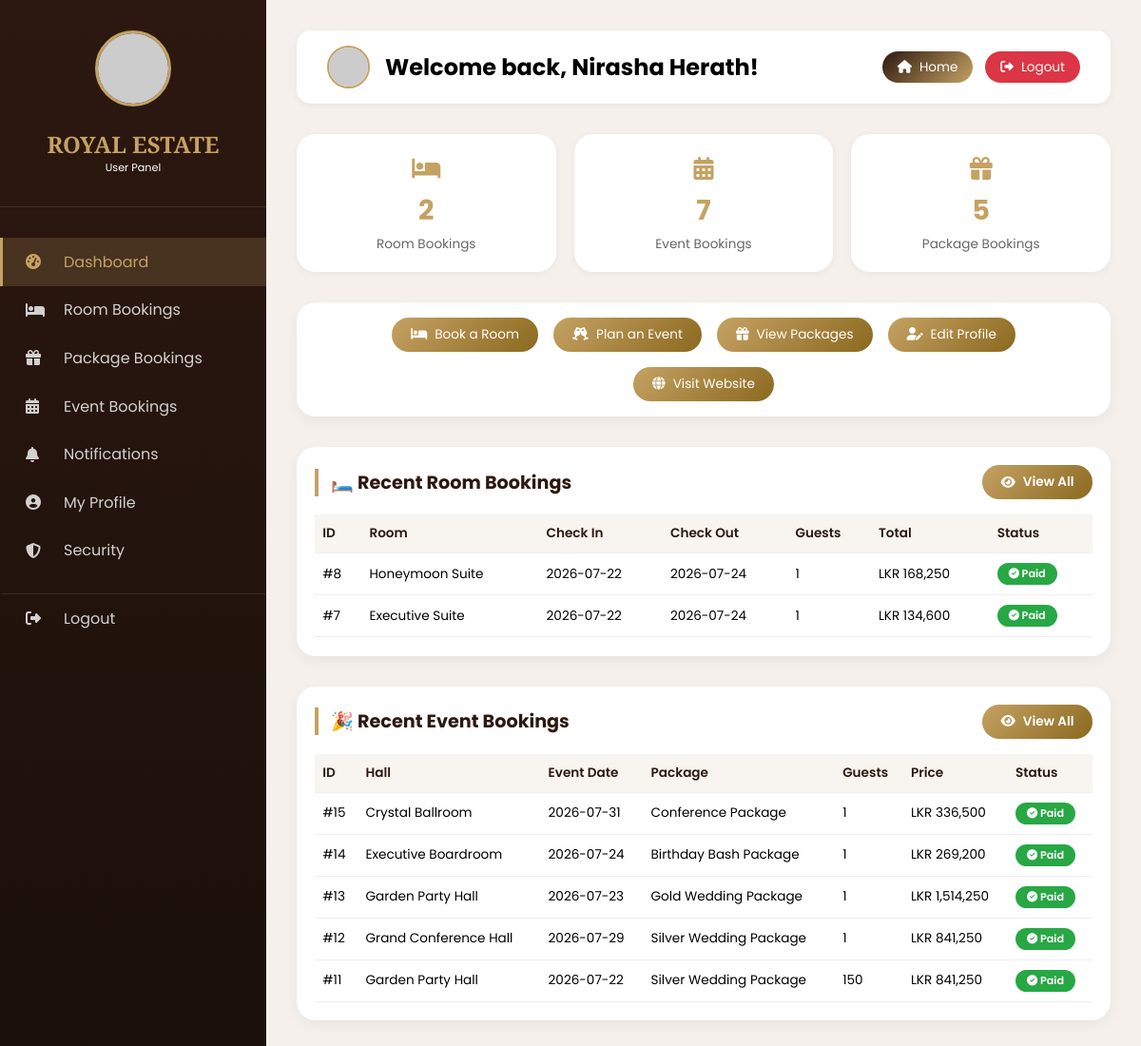
The page /user/dashboard.php (signed in) on the database its author committed.
### tables this page shows
CREATE TABLE `room_bookings` (
  `id` int(11) NOT NULL,
  `user_id` int(11) NOT NULL,
  `room_id` int(11) NOT NULL,
  `check_in` date NOT NULL,
  `check_out` date NOT NULL,
  `guests` int(11) NOT NULL,
  `total_price` decimal(10,2) NOT NULL,
  `special_requests` text DEFAULT NULL,
  `status` enum('pending','confirmed','cancelled','completed') DEFAULT 'pending',
  `payment_status` enum('unpaid','paid','refunded') NOT NULL DEFAULT 'unpaid',
  `stripe_payment_intent_id` varchar(255) DEFAULT NULL,
  `created_at` timestamp NOT NULL DEFAULT current_timestamp()
);

CREATE TABLE `rooms` (
  `id` int(11) NOT NULL,
  `name` varchar(100) NOT NULL,
  `price` decimal(10,2) NOT NULL,
  `max_guests` int(11) NOT NULL,
  `description` text DEFAULT NULL,
  `features` text DEFAULT NULL,
  `badge` varchar(100) DEFAULT 'Premium',
  `image` varchar(255) DEFAULT NULL,
  `images` text DEFAULT NULL,
  `status` enum('active','inactive') DEFAULT 'active',
  `created_at` timestamp NOT NULL DEFAULT current_timestamp()
);

CREATE TABLE `event_bookings` (
  `id` int(11) NOT NULL,
  `user_id` int(11) NOT NULL,
  `hall_id` int(11) NOT NULL,
  `package_id` int(11) NOT NULL,
  `event_date` date NOT NULL,
  `guests` int(11) NOT NULL,
  `special_requests` text DEFAULT NULL,
  `estimated_price` decimal(10,2) NOT NULL,
  `final_price` decimal(10,2) DEFAULT NULL,
  `status` enum('pending','approved','rejected','completed') DEFAULT 'pending',
  `payment_status` enum('unpaid','paid','refunded') NOT NULL DEFAULT 'unpaid',
  `stripe_payment_intent_id` varchar(255) DEFAULT NULL,
  `booking_type` enum('event_hall','package') DEFAULT 'event_hall',
  `whatsapp_link` varchar(255) DEFAULT NULL,
  `created_at` timestamp NOT NULL DEFAULT current_timestamp(),
  `updated_at` timestamp NOT NULL DEFAULT current_timestamp() ON UPDATE current_timestamp()
);

CREATE TABLE `event_halls` (
  `id` int(11) NOT NULL,
  `name` varchar(100) NOT NULL,
  `category` enum('wedding','party','conference') DEFAULT 'wedding',
  `capacity` int(11) NOT NULL,
  `base_price` decimal(10,2) NOT NULL,
  `description` text DEFAULT NULL,
  `amenities` text DEFAULT NULL,
  `badge` varchar(100) DEFAULT 'Premium',
  `image` varchar(255) DEFAULT NULL,
  `images` text DEFAULT NULL,
  `status` enum('active','inactive') DEFAULT 'active',
  `created_at` timestamp NOT NULL DEFAULT current_timestamp()
);

CREATE TABLE `packages` (
  `id` int(11) NOT NULL,
  `name` varchar(100) NOT NULL,
  `price` decimal(10,2) NOT NULL,
  `category` enum('wedding','party','corporate') DEFAULT 'wedding',
  `description` text DEFAULT NULL,
  `inclusions` text DEFAULT NULL,
  `image` varchar(255) DEFAULT NULL,
  `images` text DEFAULT NULL,
  `status` enum('active','inactive') DEFAULT 'active',
  `created_at` timestamp NOT NULL DEFAULT current_timestamp()
);

### user/dashboard.php (the view, shortened to what this page needs)
<?php
require_once '../config/db_connection.php';
$user_id = $_SESSION['user_id'];
$user_name = $_SESSION['user_name'];
$user_avatar_session = $_SESSION['user_avatar'] ?? '';
$user_avatar = '';
if (!empty($user_avatar_session) && file_exists('../' . $user_avatar_session)) {
    $user_avatar = '../' . $user_avatar_session;
} else {
    $user_avatar = 'https://ui-avatars.com/api/?name=' . urlencode($user_name) . '&background=c5a263&color=fff&size=45&font-size=0.45&bold=true';
}
$room_stats = $conn->query("SELECT COUNT(*) as cnt FROM room_bookings WHERE user_id = $user_id")->fetch_assoc();
$total_room_bookings = $room_stats['cnt'];
$event_stats = $conn->query("SELECT COUNT(*) as cnt FROM event_bookings WHERE user_id = $user_id")->fetch_assoc();
$total_event_bookings = $event_stats['cnt'];
$package_stats = $conn->query("SELECT COUNT(*) as cnt FROM event_bookings WHERE user_id = $user_id AND booking_type = 'package'")->fetch_assoc();
$total_package_bookings = $package_stats['cnt'];
$recent_rooms = $conn->query("
    SELECT rb.id, r.name AS room, rb.check_in, rb.check_out, rb.guests, rb.total_price, rb.status, rb.payment_status
    FROM room_bookings rb
    JOIN rooms r ON rb.room_id = r.id
    WHERE rb.user_id = $user_id
    ORDER BY rb.created_at DESC LIMIT 5
")->fetch_all(MYSQLI_ASSOC);
$recent_events = $conn->query("
    SELECT eb.id, h.name AS hall, eb.event_date, p.name AS package, eb.guests,
           eb.estimated_price, eb.final_price, eb.status, eb.payment_status
    FROM event_bookings eb
    JOIN event_halls h ON eb.hall_id = h.id
    LEFT JOIN packages p ON eb.package_id = p.id
    WHERE eb.user_id = $user_id
    ORDER BY eb.created_at DESC LIMIT 5
")->fetch_all(MYSQLI_ASSOC);
?>
<!DOCTYPE html>
<html lang="en">
<head>
    <link rel="stylesheet" href="https://cdnjs.cloudflare.com/ajax/libs/font-awesome/6.4.0/css/all.min.css">
</head>
<body>
<div class="dashboard-container">
    <div class="sidebar" id="sidebar">
        <?php include 'sidebar-common.php'; ?>
    </div>
    <div class="main-content">
        <div class="top-bar">
            <div class="top-bar-left">
                <img src="<?php echo $user_avatar; ?>" class="top-avatar" alt="Profile" onerror="this.src='https://ui-avatars.com/api/?name=<?php echo urlencode($user_name); ?>&background=c5a263&color=fff&size=45&font-size=0.45&bold=true'">
                <h2>Welcome back, <?php echo htmlspecialchars($user_name); ?>!</h2>
            </div>
            <div class="top-bar-right">
                <a href="../index.php" class="btn-home"><i class="fas fa-home"></i> Home</a>
                <a href="../logout.php" class="logout-btn"><i class="fas fa-sign-out-alt"></i> Logout</a>
            </div>
        </div>
        <div class="stats-grid">
            <div class="stat-card">
                <span class="stat-icon"><i class="fas fa-bed"></i></span>
                <h3><?php echo $total_room_bookings; ?></h3>
                <p>Room Bookings</p>
            </div>
            <div class="stat-card">
                <span class="stat-icon"><i class="fas fa-calendar-alt"></i></span>
                <h3><?php echo $total_event_bookings; ?></h3>
                <p>Event Bookings</p>
            </div>
            <div class="stat-card">
                <span class="stat-icon"><i class="fas fa-gift"></i></span>
                <h3><?php echo $total_package_bookings; ?></h3>
                <p>Package Bookings</p>
            </div>
        </div>
        <div class="quick-actions">
            <a href="../rooms.php"><i class="fas fa-bed"></i> Book a Room</a>
            <a href="../event-halls.php"><i class="fas fa-glass-cheers"></i> Plan an Event</a>
            <a href="../packages.php"><i class="fas fa-gift"></i> View Packages</a>
            <a href="profile.php"><i class="fas fa-user-edit"></i> Edit Profile</a>
            <a href="../index.php"><i class="fas fa-globe"></i> Visit Website</a>
        </div>
        <div class="card">
            <div class="card-header">
                <h3>🛏️ Recent Room Bookings</h3>
                <a href="my-room-bookings.php" class="btn-book-new"><i class="fas fa-eye"></i> View All</a>
            </div>
            <div style="overflow-x:auto;">
                <table>
                    <thead>
                        <tr>
                            <th>ID</th>
                            <th>Room</th>
                            <th>Check In</th>
                            <th>Check Out</th>
                            <th>Guests</th>
                            <th>Total</th>
                            <th>Status</th>
                        </tr>
                    </thead>
                    <tbody>
                        <?php if(empty($recent_rooms)): ?>
                            <tr><td colspan="7" class="no-results">No room bookings yet.</td></tr>
                        <?php else: ?>
                            <?php foreach($recent_rooms as $b): ?>
                            <tr>
                                <td data-label="ID">#<?php echo $b['id']; ?></td>
                                <td data-label="Room"><?php echo htmlspecialchars($b['room']); ?></td>
                                <td data-label="Check In"><?php echo $b['check_in']; ?></td>
                                <td data-label="Check Out"><?php echo $b['check_out']; ?></td>
                                <td data-label="Guests"><?php echo $b['guests']; ?></td>
                                <td data-label="Total">LKR <?php echo number_format($b['total_price']); ?></td>
                                <td data-label="Status">
                                    <?php
                                    if (isset($b['payment_status']) && $b['payment_status'] === 'paid') {
                                        echo '<span class="badge-paid"><i class="fas fa-check-circle"></i> Paid</span>';
                                    } else {
                                        $status_class = strtolower($b['status']);
                                        echo '<span class="badge-' . $status_class . '">' . ucfirst($b['status']) . '</span>';
                                    }
                                    ?>
                                </td>
                            </tr>
                            <?php endforeach; ?>
                        <?php endif; ?>
                    </tbody>
                </table>
            </div>
        </div>
        <div class="card">
            <div class="card-header">
                <h3>🎉 Recent Event Bookings</h3>
                <a href="my-event-bookings.php" class="btn-book-new"><i class="fas fa-eye"></i> View All</a>
            </div>
            <div style="overflow-x:auto;">
                <table>
                    <thead>
                        <tr>
                            <th>ID</th>
                            <th>Hall</th>
                            <th>Event Date</th>
                            <th>Package</th>
                            <th>Guests</th>
                            <th>Price</th>
                            <th>Status</th>
                        </tr>
                    </thead>
                    <tbody>
                        <?php if(empty($recent_events)): ?>
                            <tr><td colspan="7" class="no-results">No event bookings yet.</td></tr>
                        <?php else: ?>
                            <?php foreach($recent_events as $b): ?>
                            <tr>
                                <td data-label="ID">#<?php echo $b['id']; ?></td>
                                <td data-label="Hall"><?php echo htmlspecialchars($b['hall']); ?></td>
                                <td data-label="Event Date"><?php echo $b['event_date']; ?></td>
                                <td data-label="Package"><?php echo htmlspecialchars($b['package'] ?? 'N/A'); ?></td>
                                <td data-label="Guests"><?php echo $b['guests']; ?></td>
                                <td data-label="Price">
                                    <?php
                                    if ($b['final_price']) {
                                        echo 'LKR ' . number_format($b['final_price']);
                                    } else {
                                        echo 'LKR ' . number_format($b['estimated_price']);
                                    }
                                    ?>
                                </td>
                                <td data-label="Status">
                                    <?php
                                    echo '<span class="badge-paid"><i class="fas fa-check-circle"></i> Paid</span>';
                                    ?>
                                </td>
                            </tr>
                            <?php endforeach; ?>
                        <?php endif; ?>
                    </tbody>
                </table>
            </div>
        </div>
    </div>
</div>
</body>
</html>

### user/dashboard.php (style rules this page uses)
* { margin:0; padding:0; box-sizing:border-box; }
body { font-family:'Poppins',sans-serif; background:#f5f0eb; }
.dashboard-container { display:flex; min-height:100vh; }
.sidebar { width:280px; background:linear-gradient(180deg,#2c1810,#1a0f0a); color:white; position:fixed; left:0; top:0; bottom:0; overflow-y:auto; z-index:100; }
.main-content { flex:1; margin-left:280px; padding:2rem; }
.top-bar { background:white; padding:1rem 2rem; border-radius:15px; display:flex; justify-content:space-between; align-items:center; margin-bottom:2rem; box-shadow:0 2px 10px rgba(0,0,0,0.05); }
.top-bar-left { display:flex; align-items:center; gap:1rem; }
.top-avatar { width:45px; height:45px; border-radius:50%; object-fit:cover; border:2px solid #c5a263; }
.top-bar-right { display:flex; align-items:center; gap:0.8rem; }
.logout-btn { background:#dc3545; color:white; padding:0.4rem 1rem; border-radius:30px; text-decoration:none; display:inline-flex; align-items:center; gap:0.5rem; transition:0.2s; font-size:0.85rem; }
.btn-home { background:linear-gradient(135deg,#2c1810,#c5a263); color:white; padding:0.4rem 1rem; border-radius:30px; text-decoration:none; display:inline-flex; align-items:center; gap:0.5rem; transition:0.2s; font-size:0.85rem; }
.stats-grid { display:grid; grid-template-columns:repeat(3, 1fr); gap:1.2rem; margin-bottom:2rem; }
.stat-card { background:white; border-radius:20px; padding:1.2rem; text-align:center; box-shadow:0 2px 8px rgba(0,0,0,0.05); transition:0.2s; }
.stat-card h3 { font-size:1.8rem; color:#c5a263; margin-bottom:0.25rem; }
.stat-card p { color:#666; font-size:0.85rem; }
.stat-card .stat-icon { font-size:1.5rem; color:#c5a263; margin-bottom:0.3rem; display:block; }
.quick-actions { display:flex; gap:1rem; flex-wrap:wrap; margin-bottom:2rem; background:white; padding:1rem 1.5rem; border-radius:20px; box-shadow:0 5px 15px rgba(0,0,0,0.05); justify-content:center; }
.quick-actions a { background:linear-gradient(135deg,#c5a263,#8b691f); color:white; padding:8px 20px; border-radius:30px; text-decoration:none; font-size:0.85rem; transition:0.2s; display:inline-flex; align-items:center; gap:0.5rem; }
.card { background:white; border-radius:20px; padding:1.2rem; margin-bottom:2rem; box-shadow:0 5px 15px rgba(0,0,0,0.05); }
.card-header { display:flex; justify-content:space-between; align-items:center; flex-wrap:wrap; gap:1rem; margin-bottom:1rem; }
.card h3 { color:#2c1810; border-left:4px solid #c5a263; padding-left:0.8rem; font-size:1.2rem; margin:0; }
.btn-book-new { background:linear-gradient(135deg,#c5a263,#8b691f); color:white; padding:0.5rem 1.2rem; border-radius:50px; text-decoration:none; font-weight:600; font-size:0.85rem; display:inline-flex; align-items:center; gap:0.5rem; }
table { width:100%; border-collapse:collapse; font-size:0.85rem; }
th, td { padding:10px 8px; border-bottom:1px solid #eee; text-align:left; }
th { background:#f8f4ef; font-weight:600; color:#2c1810; }
.badge-paid { background:#28a745; color:white; font-weight:600; padding:3px 12px; border-radius:20px; display:inline-block; font-size:0.7rem; }

### rows shown on the page
room_bookings: id "8", room.name "Honeymoon Suite", check_in "2026-07-22", check_out "2026-07-24", guests "1", total_price "168,250", payment_status "paid" (drawn)
room_bookings: id "7", room.name "Executive Suite", check_in "2026-07-22", check_out "2026-07-24", guests "1", total_price "134,600", payment_status "paid" (drawn)
event_bookings: id "15", hall.name "Crystal Ballroom", event_date "2026-07-31", package.name "Conference Package", guests "1", estimated_price "336,500"
event_bookings: id "14", hall.name "Executive Boardroom", event_date "2026-07-24", package.name "Birthday Bash Package", guests "1", estimated_price "269,200"
event_bookings: id "13", hall.name "Garden Party Hall", event_date "2026-07-23", package.name "Gold Wedding Package", guests "1", estimated_price "1,514,250"
event_bookings: id "12", hall.name "Grand Conference Hall", event_date "2026-07-29", package.name "Silver Wedding Package", guests "1", estimated_price "841,250"
event_bookings: id "11", hall.name "Garden Party Hall", event_date "2026-07-22", package.name "Silver Wedding Package", guests "150", estimated_price "841,250"

### other values the page prints
$user_name "Nirasha Herath"
$total_room_bookings "2"
$total_event_bookings "7"
$total_package_bookings "5"
